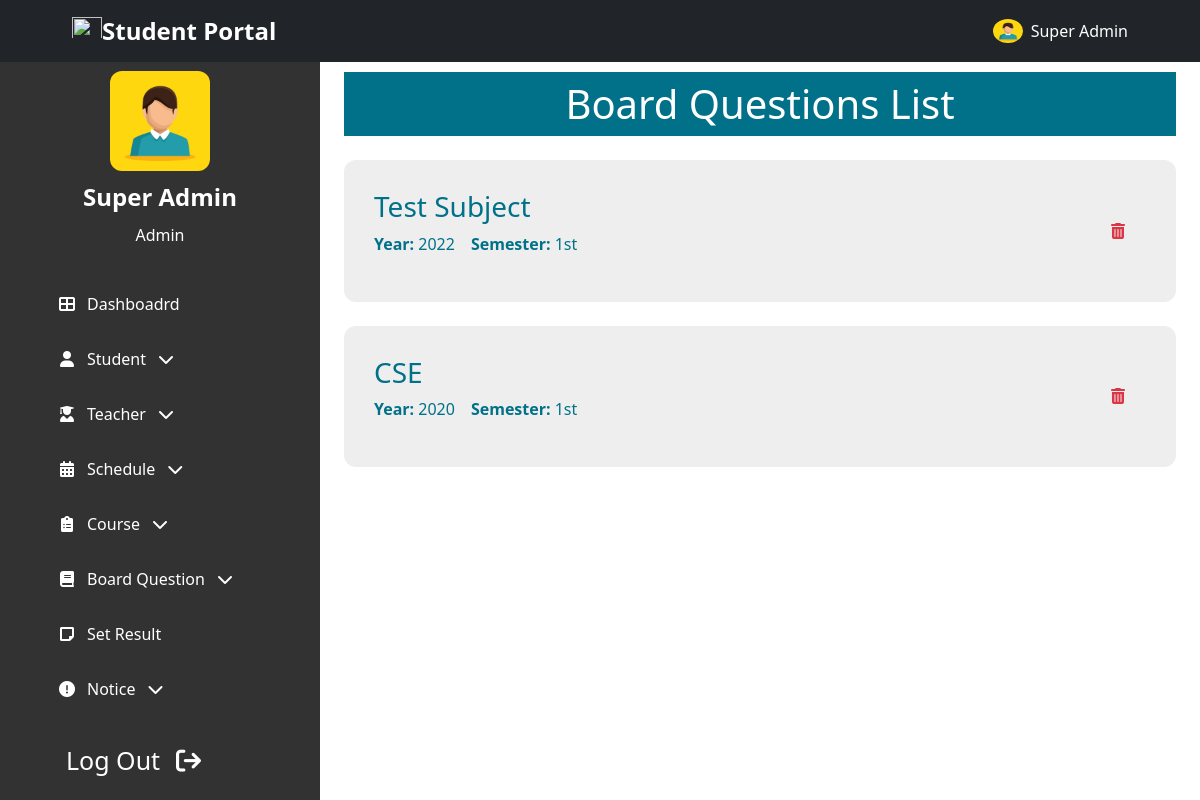
Page /admin/board_question_list.php (signed in) on the committed database.
### tables this page shows
CREATE TABLE `Board_Q` (
  `id` int NOT NULL,
  `semester` int NOT NULL,
  `year` int NOT NULL,
  `course` varchar(50) NOT NULL,
  `question` varchar(255) NOT NULL,
  `updated_at` timestamp NOT NULL DEFAULT CURRENT_TIMESTAMP ON UPDATE CURRENT_TIMESTAMP,
  `created_at` timestamp NOT NULL DEFAULT CURRENT_TIMESTAMP
);

### admin/backend/boardq_list.php (called while the page is built, shortened)
<?php
    $sql    =   "SELECT * FROM `Board_Q` WHERE 1";
    $query  =   mysqli_query($conn, $sql);
    $bq  =   mysqli_fetch_all($query, MYSQLI_ASSOC);
?>

### admin/board_question_list.php (the view, shortened to what this page needs)
<!DOCTYPE html>
<html lang="en">
<?php
    include "admin_head.php";
    include "backend/boardq_list.php";
?>
<body class="">
<?php include "../header_nav.php";?>
    <section class="header-container">
        <?php include "admin_sidebar.php";?>
    </section>
    <section id="home-container"  class="home-container active-2"">
        <div class="px-4 py-5 mt-4">
            <h1 class="common-background-2 p-2 text-center">Board Questions List</h1>
            <?php
            if(!empty($bq))
            {
                foreach($bq as $b)
                {
            ?>
            <div class="my-4">
                <div class="common-card d-flex justify-content-between align-items-center">
                    <div>
                        <h3><?php echo $b['course']; ?></h3>
                        <div class="d-flex flex-column flex-md-row">
                            <p class="pe-3"><span class="fw-bold">Year:</span> <?php echo $b['year']; ?></p>
                            <p><span class="fw-bold">Semester:</span>
                            <?php
                                if($b['semester'] == 1)
                                    echo "1st";
                            ?>
                            </p>
                        </div>
                    </div>
                    <div class="delete-edit-container">
                        <form method="post" style="display: contents;width: fit-content;">
                            <button type="submit" name="delete" id="delete" class="btn text-danger" value="<?php echo $b['id']; ?>">
                                <i class="fas fa-trash-alt px-0 px-lg-2"></i>
                            </button>
                        </form>
                    </div>
                </div>
            </div>
            <?php
                }
            }
            ?>
        </div>
    </section>
</body>
</html>

### style.css (style rules this page uses)
body { font-family: "Roboto", sans-serif; }
.common-background-2 { background-color: #007189; color: white; }
.header-container { position: relative; min-height: 100%; width: 100%; overflow-x: hidden; overflow-y: scroll; }
.home-container { position: absolute; height: 100%; width: calc(100% - 80px); left: 80px; top: 0%; transition: all 0.4s ease-in; }
.home-container.active-2 { width: calc(100% - 320px); left: 320px; }
.common-card { background-color: #eee; color: #007189; border-radius: 12px; padding: 30px 30px; transition: all 0.3s ease; }
.delete-edit-container { cursor: pointer; }

### rows in the picture
board_q: course "Test Subject", year "2022", semester "1st", $b['id'] 1 (drawn)
board_q: course "CSE", year "2020", semester "1st", $b['id'] 3 (drawn)

### other values in the picture
$_SESSION['name'] "Super Admin"
